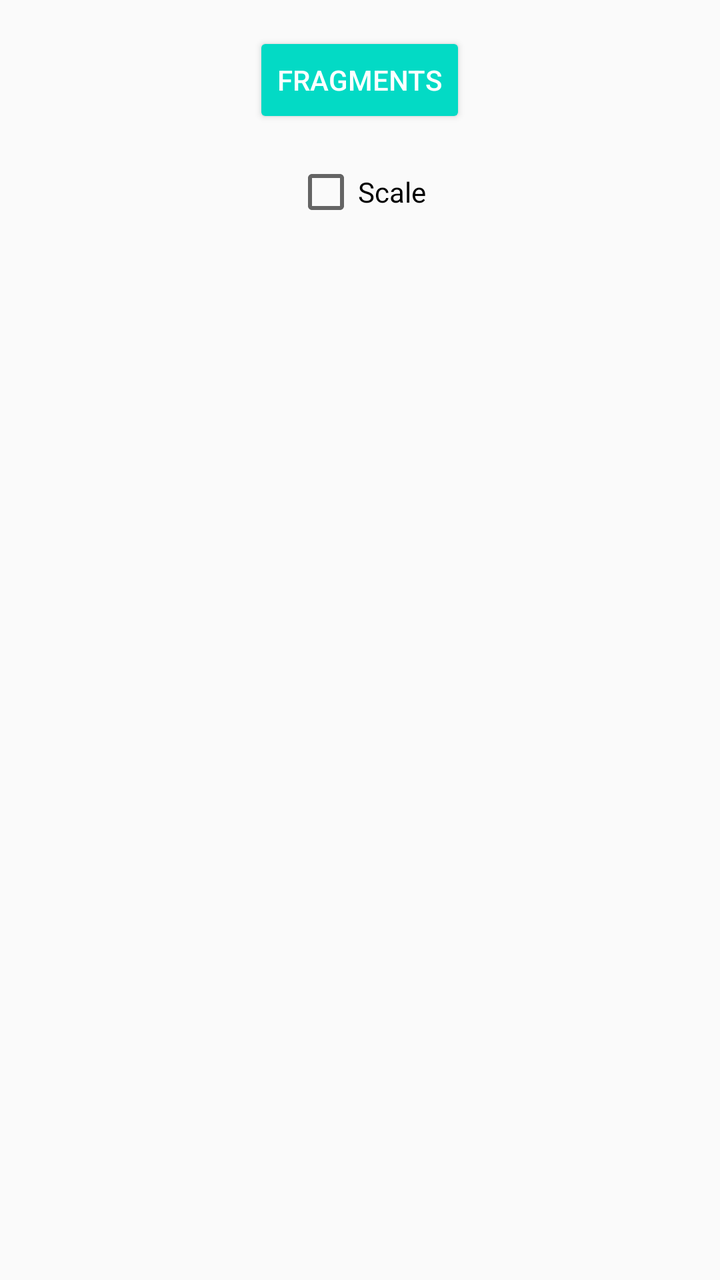
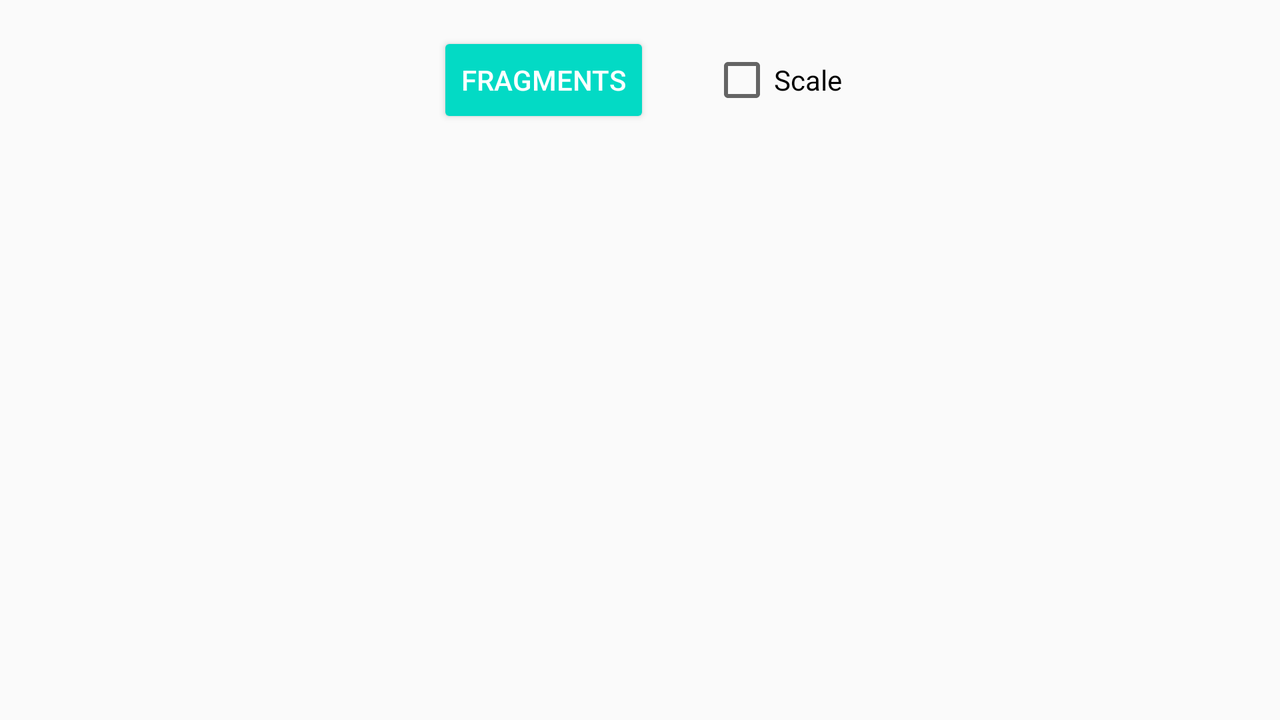

The same Android screen from two of the app's own layout files: first res/layout/ as a phone draws it, then the repository's variant for another configuration, drawn on a device whose configuration selects that folder. Both files follow.
<!-- AndroidManifest.xml: application theme AppTheme -->
<!-- res/layout/activity_main.xml -->
<?xml version="1.0" encoding="UTF-8"?>
    <android.support.design.widget.CoordinatorLayout android:fitsSystemWindows="true" android:layout_height="match_parent" android:layout_width="match_parent" xmlns:android="http://schemas.android.com/apk/res/android">


    <LinearLayout android:layout_height="wrap_content" android:layout_width="match_parent" android:orientation="vertical" android:gravity="center" android:layout_marginTop="16dp" android:layout_gravity="top">

    <Button android:layout_height="wrap_content" android:layout_width="wrap_content" android:text="Fragments" style="@style/ButtonStyle" android:id="@+id/cardTypeBtn"/>

    <CheckBox android:layout_height="wrap_content" android:layout_width="wrap_content" android:layout_marginTop="16dp" android:text="Scale" android:id="@+id/checkBox"/>

</LinearLayout>

    <android.support.v4.view.ViewPager android:layout_height="330dp" android:layout_width="match_parent" android:layout_gravity="bottom" android:id="@+id/viewPager" android:paddingStart="@dimen/card_padding" android:paddingRight="@dimen/card_padding" android:paddingLeft="@dimen/card_padding" android:paddingEnd="@dimen/card_padding" android:paddingBottom="30dp" android:overScrollMode="never" android:clipToPadding="false"/>

</android.support.design.widget.CoordinatorLayout>
<!-- resources referenced by this layout -->
<resources>
  <dimen name="card_padding">60dp</dimen>
  <style parent="Base.Widget.AppCompat.Button.Colored" name="ButtonStyle">
  
      <item name="colorButtonNormal">@color/colorAccent</item>
  
  </style>
  <style parent="Theme.AppCompat.Light.DarkActionBar" name="AppTheme">
  
      
  
  
      <item name="colorPrimary">@color/colorPrimary</item>
  
      <item name="colorPrimaryDark">@color/colorPrimaryDark</item>
  
      <item name="colorAccent">@color/colorAccent</item>
  
  </style>
  
  
      -
</resources>
<!-- res/layout-land/activity_main.xml (the repository's variant of the layout above) -->
<!-- drawn on the phone turned sideways -->
<?xml version="1.0" encoding="UTF-8"?>
    <android.support.design.widget.CoordinatorLayout android:fitsSystemWindows="true" android:layout_height="match_parent" android:layout_width="match_parent" xmlns:android="http://schemas.android.com/apk/res/android">


    <LinearLayout android:layout_height="wrap_content" android:layout_width="match_parent" android:orientation="horizontal" android:gravity="center" android:layout_marginTop="16dp" android:layout_gravity="top">

    <Button android:layout_height="wrap_content" android:layout_width="wrap_content" android:text="Fragments" style="@style/ButtonStyle" android:id="@+id/cardTypeBtn"/>

    <CheckBox android:layout_height="wrap_content" android:layout_width="wrap_content" android:text="Scale" android:id="@+id/checkBox" android:layout_marginLeft="30dp" android:layout_marginStart="30dp"/>

</LinearLayout>

    <android.support.v4.view.ViewPager android:layout_height="230dp" android:layout_width="match_parent" android:layout_gravity="bottom" android:id="@+id/viewPager" android:paddingStart="@dimen/card_padding" android:paddingRight="@dimen/card_padding" android:paddingLeft="@dimen/card_padding" android:paddingEnd="@dimen/card_padding" android:paddingBottom="10dp" android:overScrollMode="never" android:clipToPadding="false"/>

</android.support.design.widget.CoordinatorLayout>
